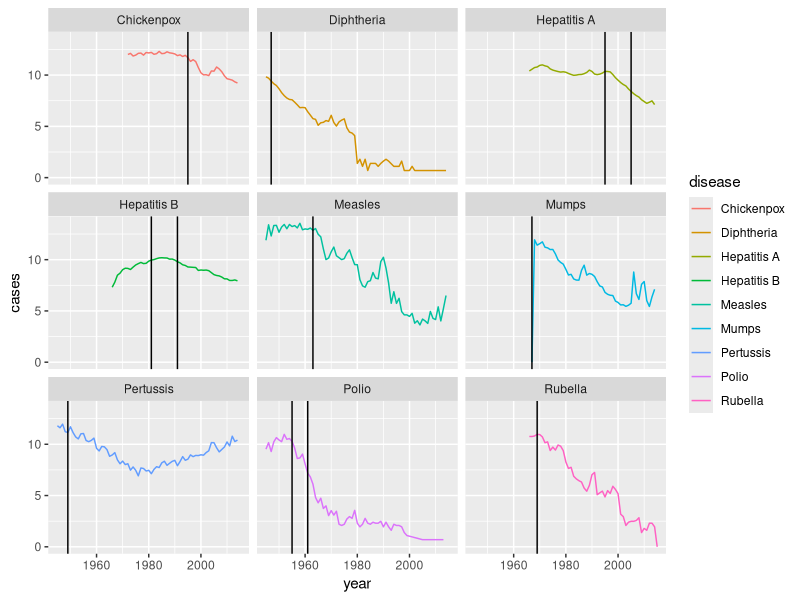
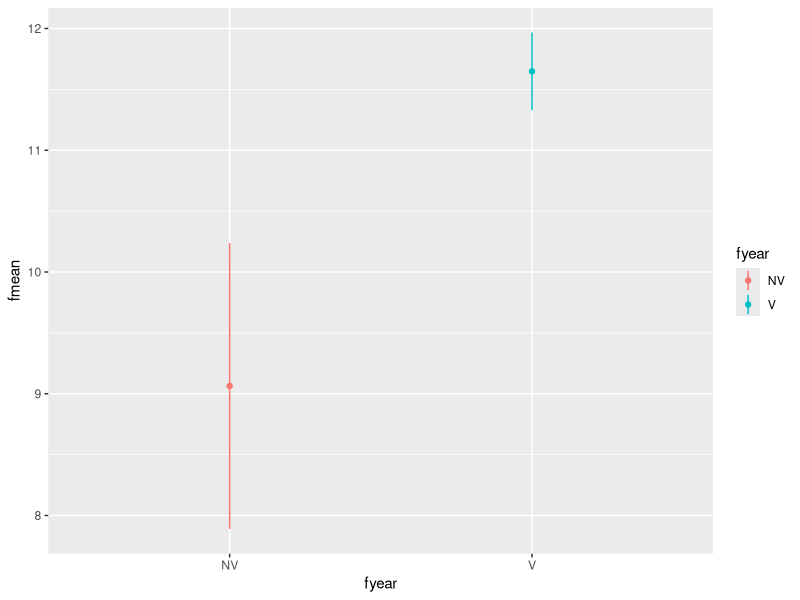

Write the R code that produced these figures, in order.
library(readr)
library(ggplot2)
library(tidyverse)
library(dplyr)
aa<-read.csv('vaccine_data_online.csv')
bb<-(aa %>% mutate(cases =log(cases+1))
     %>% mutate(vaccine=if_else(vaccine==FALSE,FALSE,TRUE)) )
cc<- (bb %>% filter(vaccine==TRUE))
#head(bb[bb$vaccine==TRUE,])
gg0<-ggplot(bb,aes(x=year,y=cases,colour=disease))
gg1<-gg0+geom_line()+facet_wrap(~disease)+geom_vline(data=cc,aes(xintercept = year))
gg1
#library(directlabels)


##I don't know how to use tidy verse to make it. so I just make one of the graph
##Initially, I want to facet all the plots for disease, 
##but I don't know how to modify the data and plot the graph, sorry for just making one graph
cc
dd<-bb %>% filter(disease=='Pertussis') %>% mutate(fyear=if_else(year<1949,'V','NV'))
dd
dd$fyear
###
(dd
  %>% group_by(fyear)
  %>% summarise(fmean=mean(cases),
                se=sd(cases)))->ee
ee
(ggplot(ee,aes(fyear,fmean,colour=fyear))+geom_point()   +geom_linerange(aes(ymin=fmean-se,ymax=fmean+se)))
